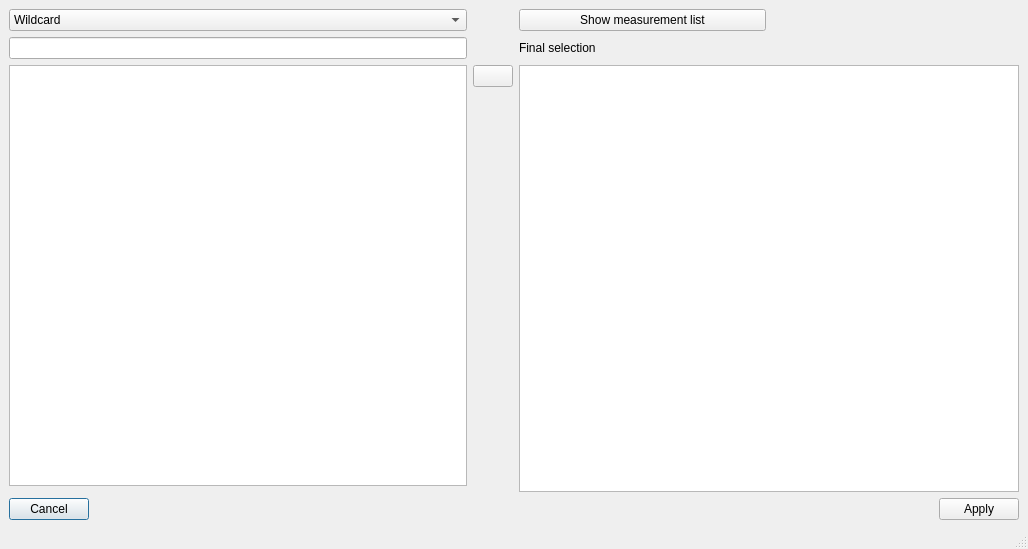
<?xml version="1.0" encoding="UTF-8"?>
<ui version="4.0">
 <class>MultiSearchDialog</class>
 <widget class="QDialog" name="MultiSearchDialog">
  <property name="geometry">
   <rect>
    <x>0</x>
    <y>0</y>
    <width>1028</width>
    <height>549</height>
   </rect>
  </property>
  <property name="windowTitle">
   <string>Dialog</string>
  </property>
  <property name="sizeGripEnabled">
   <bool>true</bool>
  </property>
  <layout class="QGridLayout" name="grid_layout" columnstretch="1,0,0,0,0,0">
   <property name="leftMargin">
    <number>9</number>
   </property>
   <property name="topMargin">
    <number>9</number>
   </property>
   <property name="rightMargin">
    <number>9</number>
   </property>
   <property name="bottomMargin">
    <number>9</number>
   </property>
   <item row="9" column="0">
    <widget class="QLabel" name="status">
     <property name="text">
      <string/>
     </property>
    </widget>
   </item>
   <item row="8" column="0" colspan="6">
    <layout class="QHBoxLayout" name="horizontalLayout" stretch="0,1,0">
     <item>
      <widget class="QPushButton" name="cancel_btn">
       <property name="text">
        <string>Cancel</string>
       </property>
      </widget>
     </item>
     <item>
      <spacer name="horizontalSpacer_2">
       <property name="orientation">
        <enum>Qt::Horizontal</enum>
       </property>
       <property name="sizeHint" stdset="0">
        <size>
         <width>40</width>
         <height>20</height>
        </size>
       </property>
      </spacer>
     </item>
     <item>
      <widget class="QPushButton" name="apply_btn">
       <property name="text">
        <string>Apply</string>
       </property>
      </widget>
     </item>
    </layout>
   </item>
   <item row="0" column="0">
    <widget class="QComboBox" name="match_kind">
     <property name="currentIndex">
      <number>0</number>
     </property>
     <item>
      <property name="text">
       <string>Wildcard</string>
      </property>
     </item>
     <item>
      <property name="text">
       <string>Regex</string>
      </property>
     </item>
    </widget>
   </item>
   <item row="6" column="1">
    <spacer name="verticalSpacer_2">
     <property name="orientation">
      <enum>Qt::Vertical</enum>
     </property>
     <property name="sizeHint" stdset="0">
      <size>
       <width>20</width>
       <height>40</height>
      </size>
     </property>
    </spacer>
   </item>
   <item row="5" column="2" rowspan="3" colspan="4">
    <widget class="MinimalListWidget" name="selection">
     <property name="minimumSize">
      <size>
       <width>500</width>
       <height>0</height>
      </size>
     </property>
    </widget>
   </item>
   <item row="5" column="1">
    <widget class="QPushButton" name="add_btn">
     <property name="text">
      <string/>
     </property>
     <property name="icon">
      <iconset resource="resource.qrc">
       <normaloff>:/left.png</normaloff>:/left.png</iconset>
     </property>
    </widget>
   </item>
   <item row="1" column="2">
    <widget class="QLabel" name="label">
     <property name="text">
      <string>Final selection</string>
     </property>
    </widget>
   </item>
   <item row="1" column="0">
    <widget class="QLineEdit" name="search_box">
     <property name="text">
      <string/>
     </property>
    </widget>
   </item>
   <item row="0" column="2" colspan="2">
    <widget class="QPushButton" name="show_measurement_list_btn">
     <property name="text">
      <string>Show measurement list</string>
     </property>
     <property name="icon">
      <iconset resource="resource.qrc">
       <normaloff>:/info.png</normaloff>:/info.png</iconset>
     </property>
    </widget>
   </item>
   <item row="5" column="0" rowspan="2">
    <widget class="QListWidget" name="matches"/>
   </item>
  </layout>
 </widget>
 <customwidgets>
  <customwidget>
   <class>MinimalListWidget</class>
   <extends>QListWidget</extends>
   <header>asammdf/gui/widgets/list.h</header>
  </customwidget>
 </customwidgets>
 <tabstops>
  <tabstop>search_box</tabstop>
  <tabstop>matches</tabstop>
  <tabstop>add_btn</tabstop>
  <tabstop>selection</tabstop>
  <tabstop>apply_btn</tabstop>
  <tabstop>cancel_btn</tabstop>
  <tabstop>match_kind</tabstop>
  <tabstop>show_measurement_list_btn</tabstop>
 </tabstops>
 <resources>
  <include location="resource.qrc"/>
 </resources>
 <connections/>
</ui>
